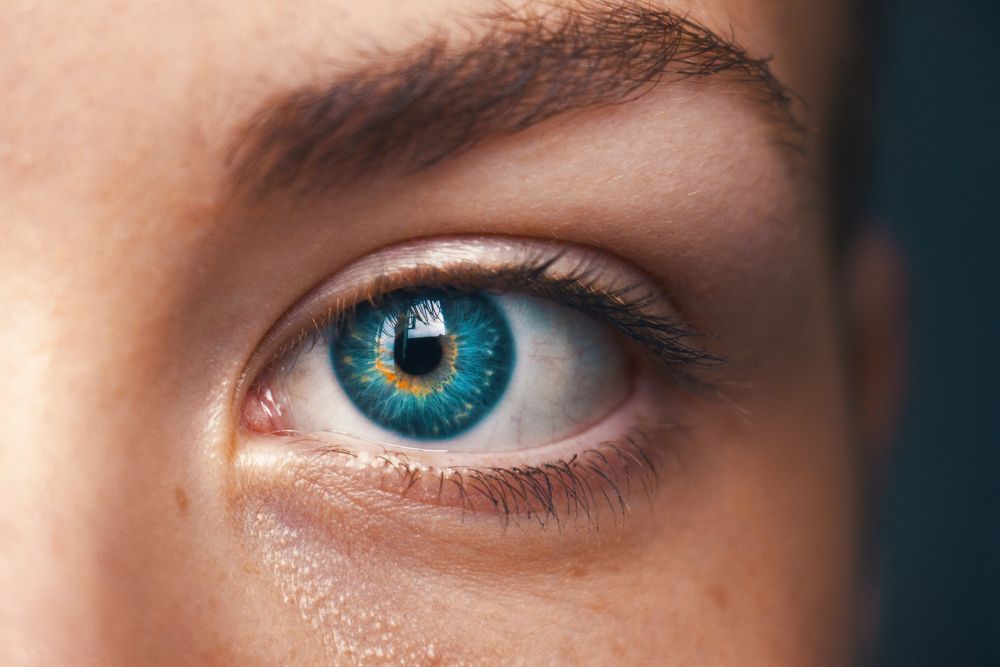
#> input picture Урок 2/example/image.jpg, 1000 x 667 px
$ python example_3.py
#> lines starting #> are read from the running program, lines starting #| are printed output that depends on the picture; after the words box and inside, x2 and y2 are one past the last pixel; in counts of white or black regions, pixels touching at a corner belong together
import cv2

""" Пример показывает работу порогового фильтра и создания трэкбаров для подбора параметров"""

image = cv2.imread("image.jpg")
#> image is the input picture: shape (667, 1000, 3); mean B, G, R 96, 108.7, 140.8
image = cv2.resize(image, (0, 0), fx=0.5, fy=0.5)
#> image: shape (334, 500, 3)
gray_image = cv2.cvtColor(image, cv2.COLOR_BGR2GRAY)
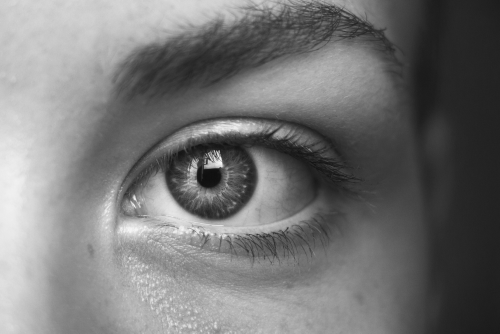
#> gray_image: shape (334, 500); min 15, max 246, mean 117
cv2.imshow('gray_image', gray_image)

def exemple_3(thresh):
#> called with thresh = 50
    ret, threshold_image = cv2.threshold(gray_image, thresh, 255, cv2.THRESH_BINARY)
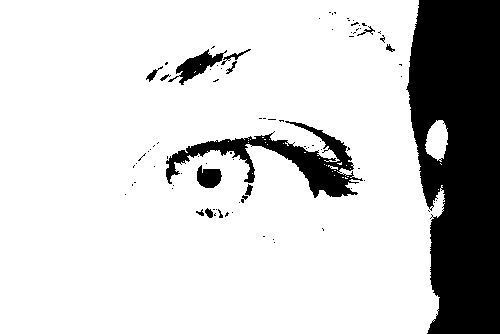
#> threshold_image: shape (334, 500); 81.2% white; 87 black regions (72 under 20 px), largest, box (x1, y1, x2, y2) and area: (406, 0, 500, 334) 25267, (166, 121, 363, 198) 4214, (168, 49, 227, 85) 718
#> ret = 50
    cv2.imshow('result', threshold_image)

# Окно настроек
cv2.namedWindow('result')
cv2.namedWindow('threshold')
cv2.createTrackbar('threshold','threshold',50, 255, exemple_3)

exemple_3(50)
cv2.waitKey()
